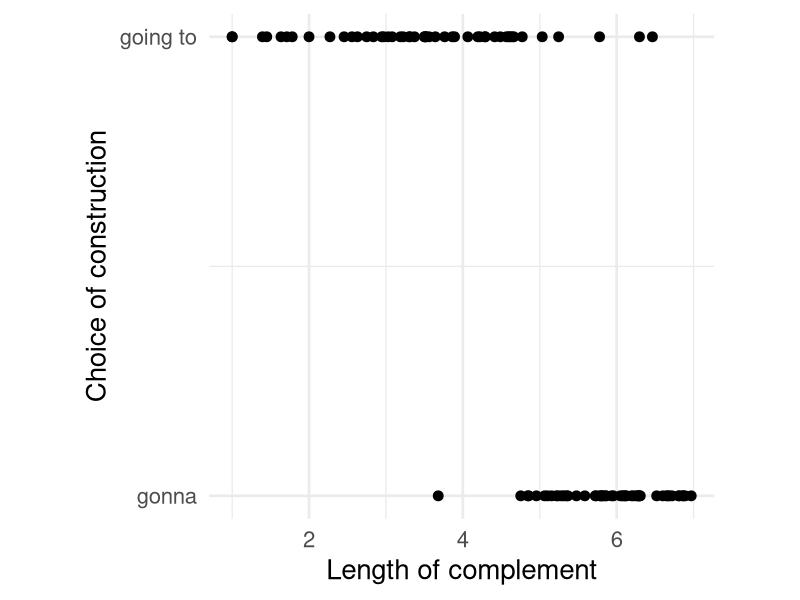
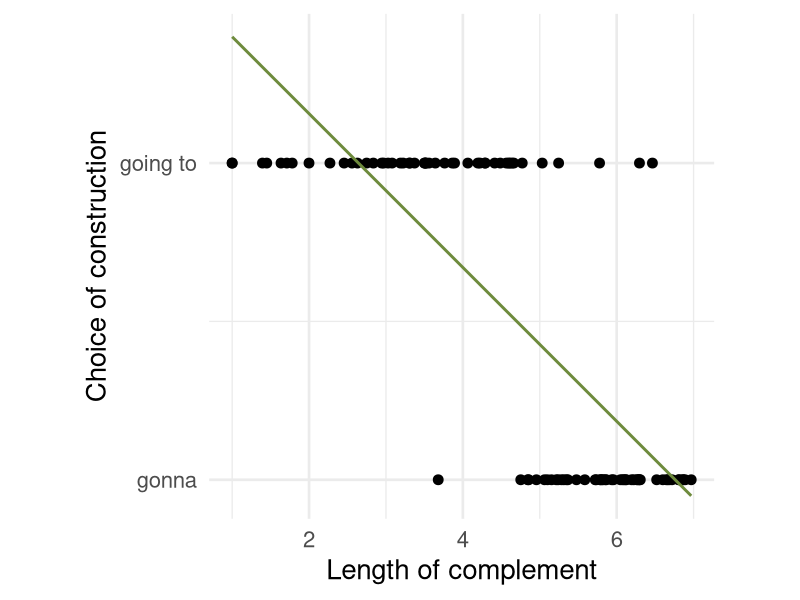
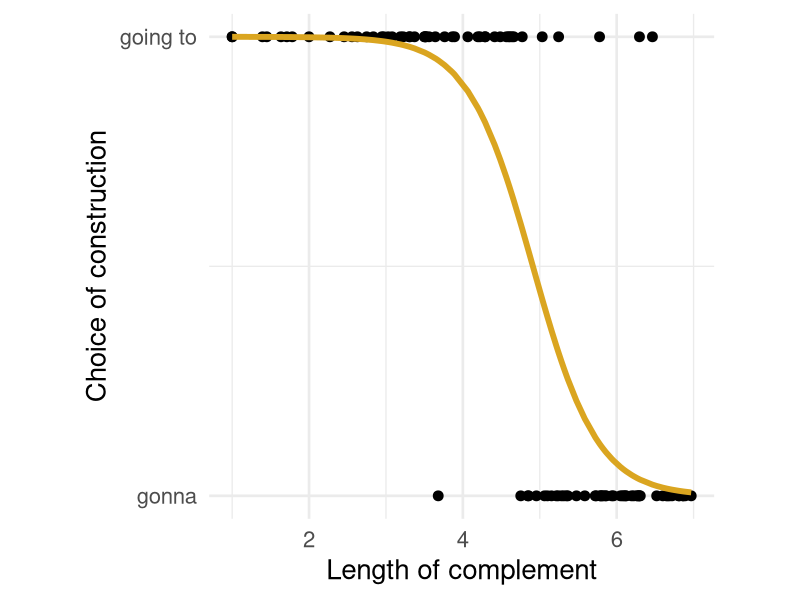
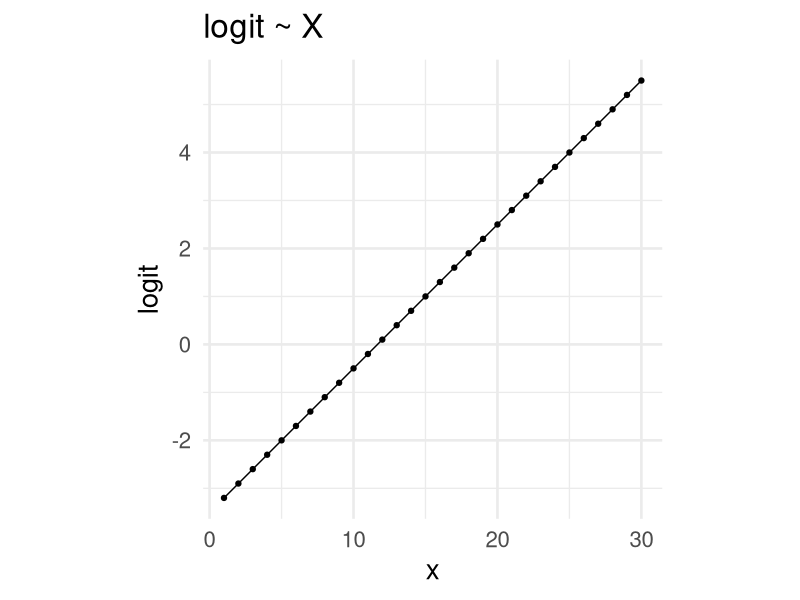
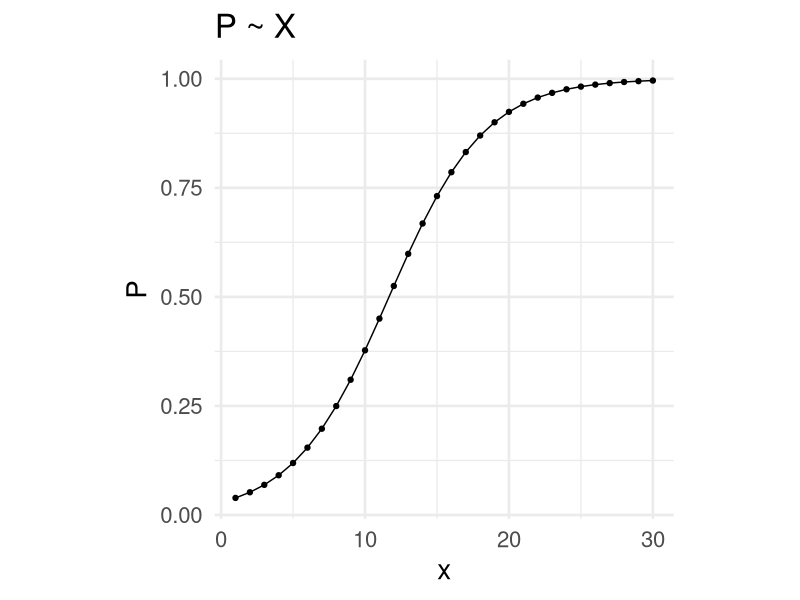

Reproduce these figures in R, in order.
# Code for the "logistic regression analysis" slides

# Libraries ####################################################################
library(tidyverse)
library(kableExtra)
options(digits = 3) # print up to 3 digits

# Custom functions #############################################################
lnplot <- function(df, x, y, title) {
  ggplot(df, aes(x = {{ x }}, y = {{ y }})) +
    geom_line() +
    geom_point() + 
    theme_minimal(base_size = 20) +
    theme(aspect.ratio = 1) +
    labs(title = title)
}
kb_style <- function(df) {
  df %>% head(10) %>% kbl() %>%
    kable_paper(full_width = FALSE, font_size = 22)
}

# Logistic regression ##########################################################
## Set up data =================================================================
set.seed(2022)
gonna <- tibble(gt = rep("gonna", 50), comp_length = rnorm(50, 6, 0.8))
going_to <- tibble(gt = rep("going_to", 50), comp_length = rnorm(50, 3, 1.2))
gt <- bind_rows(gonna, going_to) %>%
  mutate(
    comp_length = if_else(comp_length > 1, comp_length, 1),
    gt = fct_relevel(gt, "gonna"), gt_num = as.numeric(gt)-1
  )
m3 <- glm(gt ~ comp_length, data = gt, family = binomial(logit))
gt$fit <- m3$fitted.values

## Plot ========================================================================
gonna_plot <- ggplot(gt, aes(x = comp_length, y = gt_num)) +
  geom_point(size = 3) + ylim(0, 1) +
  labs(x = "Length of complement", y = "Choice of construction") +
  scale_y_continuous(breaks = c(0, 1), labels = c("gonna", "going to")) +
  theme_minimal(base_size = 20) + theme(aspect.ratio = 1)
gonna_plot

### With linear fitting ----
gonna_plot + 
  geom_smooth(method = "lm", se = FALSE, color = "darkolivegreen4")

### With logistic fitting ----
gonna_plot +
  geom_line(aes(y = fit), color = "goldenrod", size = 2)

## Model =======================================================================
summary(m3)

# Probabilities, odds and logits ###############################################
## Set up simulated data =======================================================
library(MASS) # to print fractions
probabilities <- c(1/c(7:2), 1-(1/c(3:7)))
probs <- tibble(
  P = probabilities,
  P_frac = as.character(fractions(P)),
  odds = P/(1-P),
  odds_frac = as.character(fractions(odds)),
  logit = log(odds)
)
kbl(probs) %>% kable_paper(font_size = 22) %>% 
  row_spec(6, bold = TRUE)
with_x <- tibble(
  x = 1:30,
  logit = -3.5 + 0.3*x,
  odds = exp(logit),
  P = odds/(1+odds))

## Plot =======================================================================
lnplot(with_x, x, logit, "logit ~ X")
lnplot(with_x, x, P, "P ~ X")
